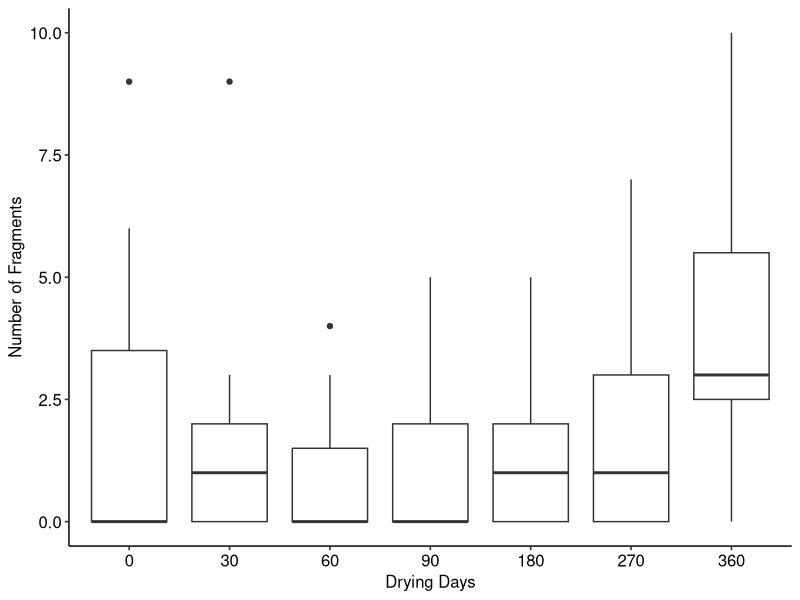
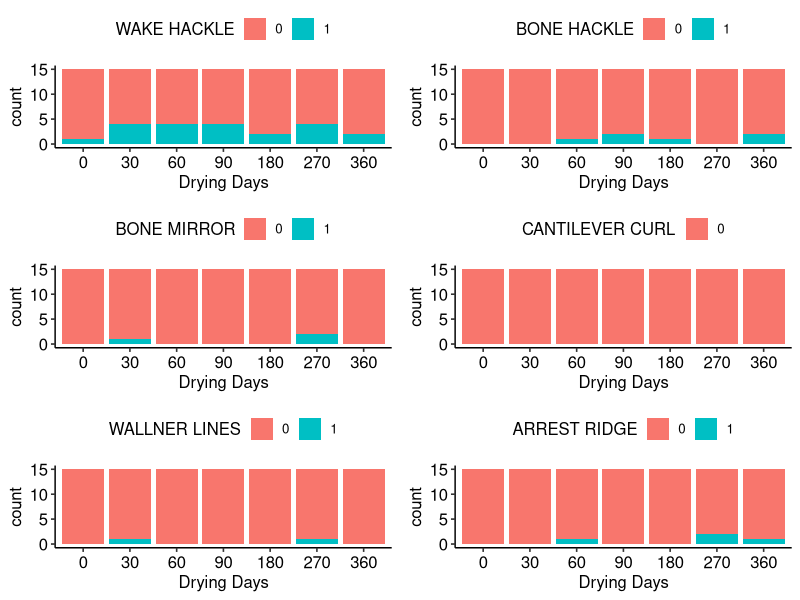
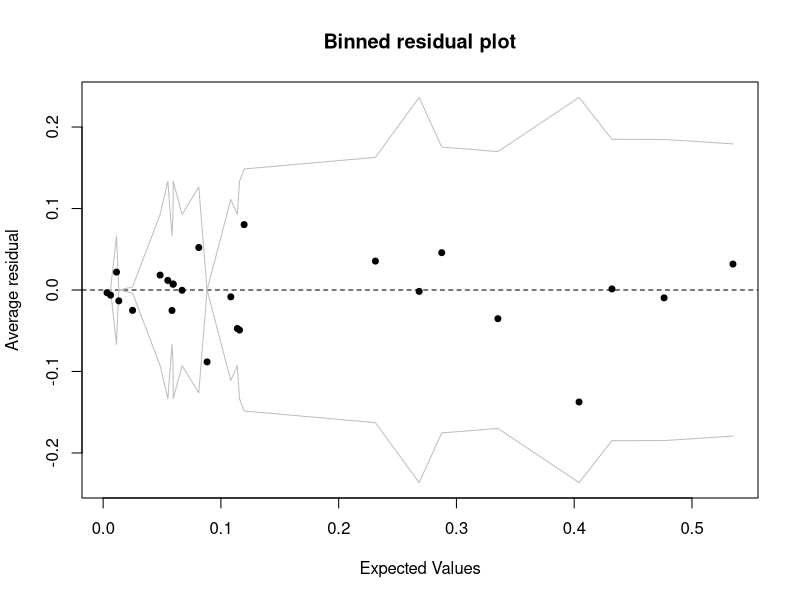
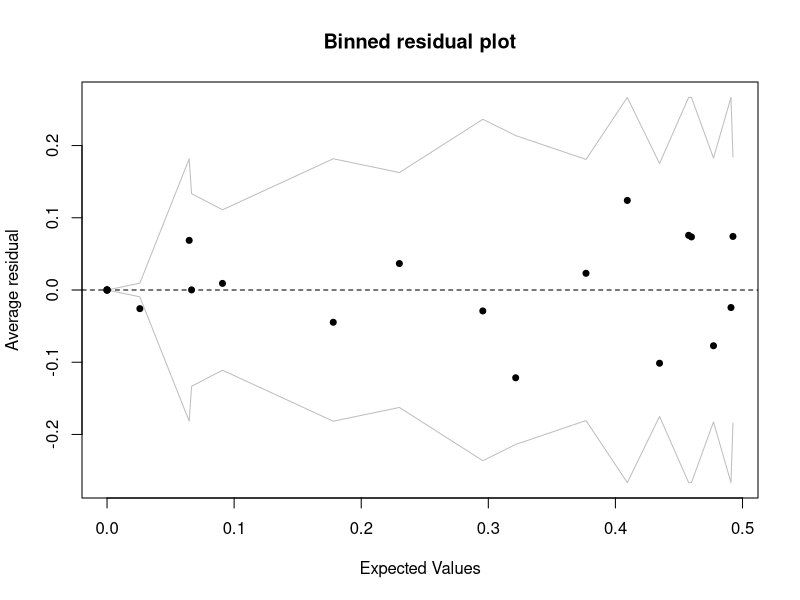
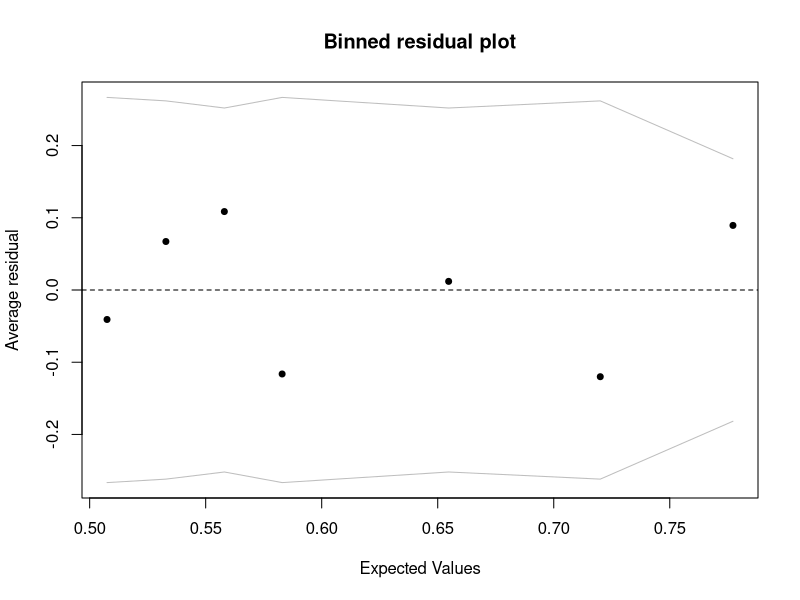
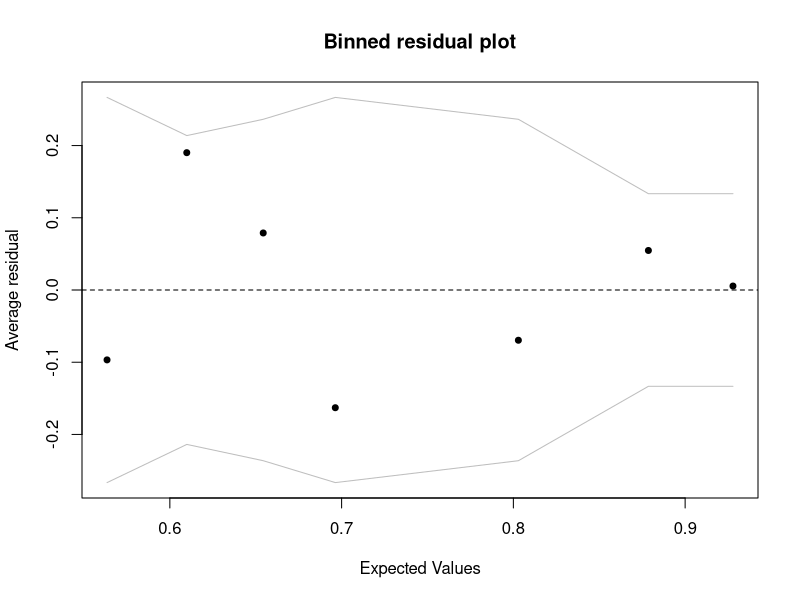
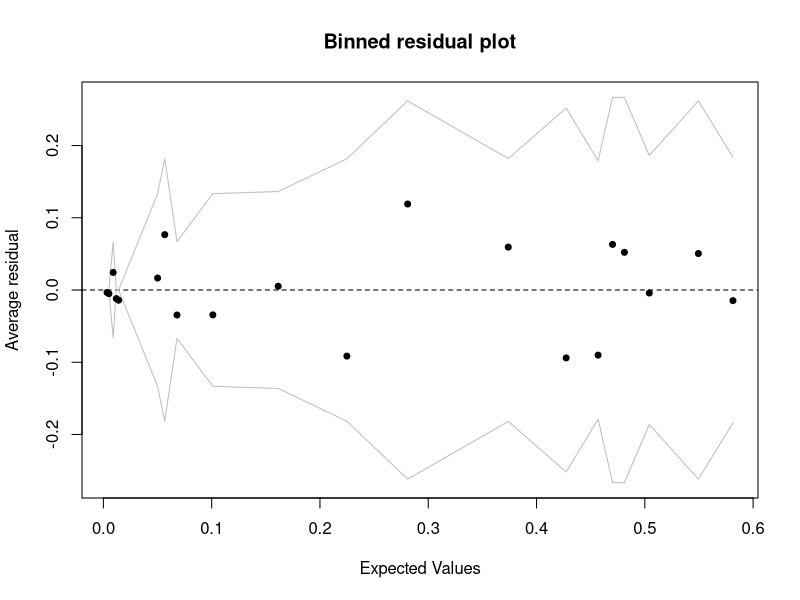
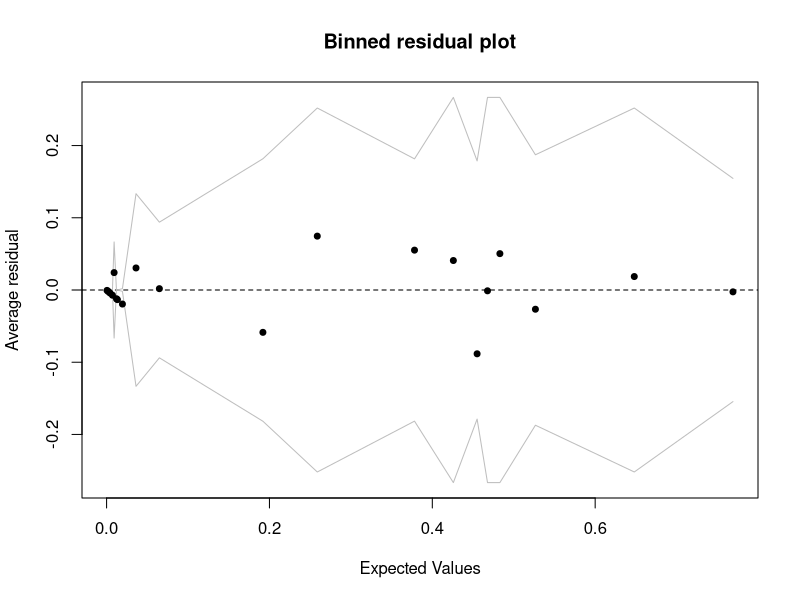

Generate these figures, in order, with R:
## ---- chunk 1
knitr::opts_chunk$set(echo = FALSE)
library(tidyverse)
library(readxl)
library(dplyr)
library(nnet)
library(rlist)
library(arm)
library(knitr)
library(MASS)
library(ggpubr)
theme_set(theme_pubr())
# loading packages
## ---- chunk 2
bone <- readxl::read_xlsx("BU Thesis Data.xlsx", sheet = 2)
drop<-c()
for (i in 1:nrow(bone))  {
  if (is.na(bone$`Bone Type`[i])){
    drop <- c(drop, i)
  }
}
bone<-bone[-drop,]
# read bone and drop the date without information
# ignore unobserved bone
bone <- dplyr::select(bone,-`Bone Type`,-`Percentage of Feature Present`)
# select columns from Bone Type to Percentage of Feature Present
bone$`Bone Specimen` <- gsub("\\,.*","", bone$`Bone Specimen`)
bone$`Bone Specimen` <- gsub("[^0-9]","", bone$`Bone Specimen`)
bone$`days`<-as.numeric(bone$`Bone Specimen`)
bone<-mutate(bone,`Bone Specimen`=fct_relevel(`Bone Specimen`,'0','30','60','90','180','270','360'))
# creating variable drying day
typeof(bone$`Bone Specimen`)
bone$`Fractographic Features`[bone$`Fractographic Features`=="N/A"]<-"No Feature"
bone$`Fracture Angle`[bone$`Fracture Angle`=="N/A"]<-"non applicable"
bone$`Fracture Type`[bone$`Fracture Type`=="N/A"]<-"non applicable"
bone$`Fracture Surface`[bone$`Fracture Surface`=="N/A"]<-"non applicable"
bone$`Fracture Outline`[bone$`Fracture Outline`=="N/A"]<-"non applicable"
#Clean dependent variable
bone$`Bisecting Fracture`<-factor(bone$`Bisecting Fracture`)
bone$`Fracture-like`<-factor(bone$`Fracture-like`)
bone$`Fracture Angle`<-factor(bone$`Fracture Angle`)
bone$`Fracture Type`<-factor(bone$`Fracture Type`)
bone$`Fracture Surface`<-factor(bone$`Fracture Surface`)
bone$`Fracture Outline`<-factor(bone$`Fracture Outline`)
bone$`Fractographic Features`<-factor(bone$`Fractographic Features`)
# transfer variables to factor 
## ---- chunk 3
bone$`WAKE HACKLE`<-rep(0,nrow(bone))
bone$`WAKE HACKLE`[grepl('WAKE HACKLE', bone$`Fractographic Features`)]<-1
bone$`WAKE HACKLE`<-as.factor(bone$`WAKE HACKLE`)

bone$`BONE HACKLE`<-rep(0,nrow(bone))
bone$`BONE HACKLE`[grepl('BONE HACKLE', bone$`Fractographic Features`)]<-1
bone$`BONE HACKLE`<-as.factor(bone$`BONE HACKLE`)

bone$`BONE MIRROR`<-rep(0,nrow(bone))
bone$`BONE MIRROR`[grepl('BONE MIRROR', bone$`Fractographic Features`)]<-1
bone$`BONE MIRROR`<-as.factor(bone$`BONE MIRROR`)

bone$`CANTILEVER CURL`<-rep(0,nrow(bone))
bone$`CANTILEVER CURL`[grepl('CANTILEVER CURL', bone$`Fractographic Features`)]<-1
bone$`CANTILEVER CURL`<-as.factor(bone$`CANTILEVER CURL`)

bone$`ARREST RIDGE`<-rep(0,nrow(bone))
bone$`ARREST RIDGE`[grepl('ARREST RIDGE', bone$`Fractographic Features`)]<-1
bone$`ARREST RIDGE`<-as.factor(bone$`ARREST RIDGE`)

bone$`WALLNER LINES`<-rep(0,nrow(bone))
bone$`WALLNER LINES`[grepl('WALLNER LINES', bone$`Fractographic Features`)]<-1
bone$`WALLNER LINES`<-as.factor(bone$`WALLNER LINES`)
## ---- chunk 4
options(digits = 2) 
table1<-rbind(table(bone$`Bisecting Fracture`,bone$`Bone Specimen`)[2,]/15,table(bone$`Fracture-like`,bone$`Bone Specimen`)[2,]/15)
row.names(table1)<-c('Bisecting percentage','Fracture-like percentage')
kable(table1,caption = 'Bisecting Fracture and Fracture-like percentage for different drying-day groups')
ggplot(data = bone, mapping = aes(x = `Bone Specimen`, y = `Number of Fragments`)) + geom_boxplot()+labs(x="Drying Days")


WAKE_HACKLE<-ggplot(data = bone) + geom_bar(mapping = aes(x = `Bone Specimen`, fill = `WAKE HACKLE`))+labs(x="Drying Days")

BONE_HACKLE<-ggplot(data = bone) + geom_bar(mapping = aes(x = `Bone Specimen`, fill = `BONE HACKLE`))+labs(x="Drying Days")

BONE_MIRROR<-ggplot(data = bone) + geom_bar(mapping = aes(x = `Bone Specimen`, fill = `BONE MIRROR`))+labs(x="Drying Days")

CANTILEVER_CURL<-ggplot(data = bone) + geom_bar(mapping = aes(x = `Bone Specimen`, fill = `CANTILEVER CURL`))+labs(x="Drying Days")

WALLNER_LINES<-ggplot(data = bone) + geom_bar(mapping = aes(x = `Bone Specimen`, fill = `WALLNER LINES`))+labs(x="Drying Days")

ARREST_RIDGEL<-ggplot(data = bone) + geom_bar(mapping = aes(x = `Bone Specimen`, fill = `ARREST RIDGE`))+labs(x="Drying Days")

figure.1 <- ggarrange(WAKE_HACKLE, BONE_HACKLE, BONE_MIRROR,CANTILEVER_CURL,WALLNER_LINES,ARREST_RIDGEL,
                    ncol = 2, nrow = 3)
figure.1

## ---- chunk 5
fit.Fracture_Type<-multinom(bone$`Fracture Type`~bone$days,trace = FALSE)
summary(fit.Fracture_Type)
binnedplot(fitted(fit.Fracture_Type),resid(fit.Fracture_Type,type="response"))
## ---- chunk 6
t_stat_type <- summary(fit.Fracture_Type)$coefficients / summary(fit.Fracture_Type)$standard.errors
t_stat_type
## ---- chunk 7
fit.Fracture_Surface<-multinom(bone$`Fracture Surface`~bone$days,trace = FALSE)
summary(fit.Fracture_Surface)
binnedplot(fitted(fit.Fracture_Surface),resid(fit.Fracture_Surface,type="response"))
## ---- chunk 8
t_stat_Surface <- summary(fit.Fracture_Surface)$coefficients / summary(fit.Fracture_Surface)$standard.errors
t_stat_Surface
## ---- chunk 9
fit.Bisect_Fracture<-glm(bone$`Bisecting Fracture`~bone$days,family = binomial())
summary(fit.Bisect_Fracture) #estimated coefficients & p-value
## ---- chunk 10
binnedplot(fitted(fit.Bisect_Fracture),resid(fit.Bisect_Fracture,type="response"))
## ---- chunk 11
fit.Fracture_like<-glm(bone$`Fracture-like`~bone$days,family = binomial())
summary(fit.Fracture_like) #estimated coefficients, p-value
## ---- chunk 12
binnedplot(fitted(fit.Fracture_like),resid(fit.Fracture_like,type="response"))
## ---- chunk 13
fit.Fracture_Angle<-multinom(bone$`Fracture Angle`~bone$days,trace = FALSE)
summary(fit.Fracture_Angle)
## ---- chunk 14
z <- summary(fit.Fracture_Angle)$coefficients / summary(fit.Fracture_Angle)$standard.errors
p <- (1-pnorm(abs(z),0,1)) * 2
p     # How to interpret significant part ??? 
## ---- chunk 15
binnedplot(fitted(fit.Fracture_Angle),resid(fit.Fracture_Angle,type="response"))
## ---- chunk 16
fit.Number_of_Fragments1 <- glm(bone$`Number of Fragments` ~ bone$days, family="poisson")
coef(fit.Number_of_Fragments1) #estimated coefficients
pchisq(fit.Number_of_Fragments1$deviance,df=fit.Number_of_Fragments1$df.residual, lower.tail=FALSE)
## ---- chunk 17
fit.Number_of_Fragments2 <- glm.nb(bone$`Number of Fragments` ~ bone$days)
summary(fit.Number_of_Fragments2)
pchisq(fit.Number_of_Fragments2$deviance,df=fit.Number_of_Fragments2$df.residual, lower.tail=FALSE)
## ---- chunk 18
fit.Fracture_Outline<-multinom(bone$`Fracture Outline`~bone$days,trace = FALSE)
coef(fit.Fracture_Outline) #estimated coefficients
## ---- chunk 19
z <- summary(fit.Fracture_Outline)$coefficients / summary(fit.Fracture_Outline)$standard.errors
p <- (1-pnorm(abs(z),0,1)) * 2
p
## ---- chunk 20
binnedplot(fitted(fit.Fracture_Outline),resid(fit.Fracture_Outline,type="response"))
## ---- chunk 21
fit.Fractographic_Features<-multinom(bone$`Fractographic Features`~bone$days,trace = FALSE)
coef(fit.Fractographic_Features)   #compression curl == compressional curl 
## ---- chunk 22
z <- summary(fit.Fractographic_Features)$coefficients / summary(fit.Fractographic_Features)$standard.errors
p <- (1-pnorm(abs(z),0,1)) * 2
p
## ---- chunk 23
binnedplot(fitted(fit.Fractographic_Features),resid(fit.Fractographic_Features,type="response"))
## ---- chunk 24
tb.1 = table(bone$`WAKE HACKLE`, bone$`BONE HACKLE`) 
chisq.test(tb.1) 
tb.2 = table(bone$`WAKE HACKLE`, bone$`BONE MIRROR`) 
chisq.test(tb.2) 
tb.3 = table(bone$`WAKE HACKLE`, bone$`CANTILEVER CURL`) 
chisq.test(tb.3) 
tb.4 = table(bone$`WAKE HACKLE`, bone$`ARREST RIDGE`) 
chisq.test(tb.4) 
tb.5 = table(bone$`WAKE HACKLE`, bone$`WALLNER LINES`) 
chisq.test(tb.5) 
tb.6 = table(bone$`BONE HACKLE`, bone$`BONE MIRROR`) 
chisq.test(tb.6) 
tb.7 = table(bone$`BONE HACKLE`, bone$`CANTILEVER CURL`) 
chisq.test(tb.7) 
tb.8 = table(bone$`BONE HACKLE`, bone$`ARREST RIDGE`) 
chisq.test(tb.8) 
tb.9 = table(bone$`BONE HACKLE`, bone$`WALLNER LINES`) 
chisq.test(tb.9)
tb.10 = table(bone$`BONE MIRROR`, bone$`CANTILEVER CURL`) 
chisq.test(tb.10)
tb.11 = table(bone$`BONE MIRROR`, bone$`ARREST RIDGE`) 
chisq.test(tb.11)
tb.12 = table(bone$`BONE MIRROR`, bone$`WALLNER LINES`) 
chisq.test(tb.12)
tb.13 = table(bone$`CANTILEVER CURL`, bone$`ARREST RIDGE`) 
chisq.test(tb.13)
tb.14 = table(bone$`CANTILEVER CURL`, bone$`WALLNER LINES`) 
chisq.test(tb.14)
tb.15 = table(bone$`ARREST RIDGE`, bone$`WALLNER LINES`) 
chisq.test(tb.15)
## ---- chunk 25
fit.Feature.1<-glm(bone$`WAKE HACKLE`~bone$days,family = binomial())
summary(fit.Feature.1)
binnedplot(fitted(fit.Feature.1),resid(fit.Feature.1,type="response"))
## ---- chunk 26
fit.Feature.2<-glm(bone$`BONE HACKLE`~bone$days,family = binomial())
summary(fit.Feature.2)
binnedplot(fitted(fit.Feature.2),resid(fit.Feature.2,type="response"))
## ---- chunk 27
fit.Feature.3<-glm(bone$`BONE MIRROR`~bone$days,family = binomial())
summary(fit.Feature.3)
binnedplot(fitted(fit.Feature.3),resid(fit.Feature.3,type="response"))
## ---- chunk 28
fit.Feature.4<-glm(bone$`CANTILEVER CURL`~bone$days,family = binomial())
summary(fit.Feature.4)
binnedplot(fitted(fit.Feature.4),resid(fit.Feature.4,type="response"))
## ---- chunk 29
fit.Feature.5<-glm(bone$`ARREST RIDGE`~bone$days,family = binomial())
summary(fit.Feature.5)
binnedplot(fitted(fit.Feature.5),resid(fit.Feature.5,type="response"))
## ---- chunk 30
fit.Feature.6<-glm(bone$`WALLNER LINES`~bone$days,family = binomial())
summary(fit.Feature.6)
binnedplot(fitted(fit.Feature.6),resid(fit.Feature.6,type="response"))
## ---- chunk 31
count_1 = 0
for (i in 1:nrow(bone)){
  if (bone$`WAKE HACKLE`[i]==1){
    count_1=count_1+1
  }
    
}
